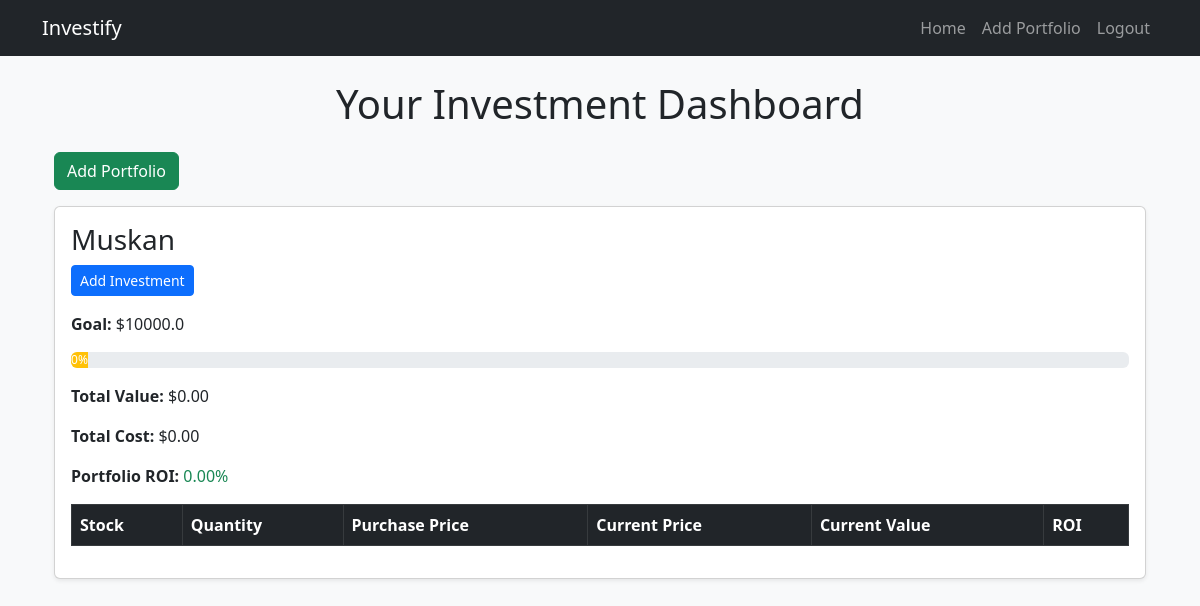
The app's page /portfolio/ (signed in), older data.
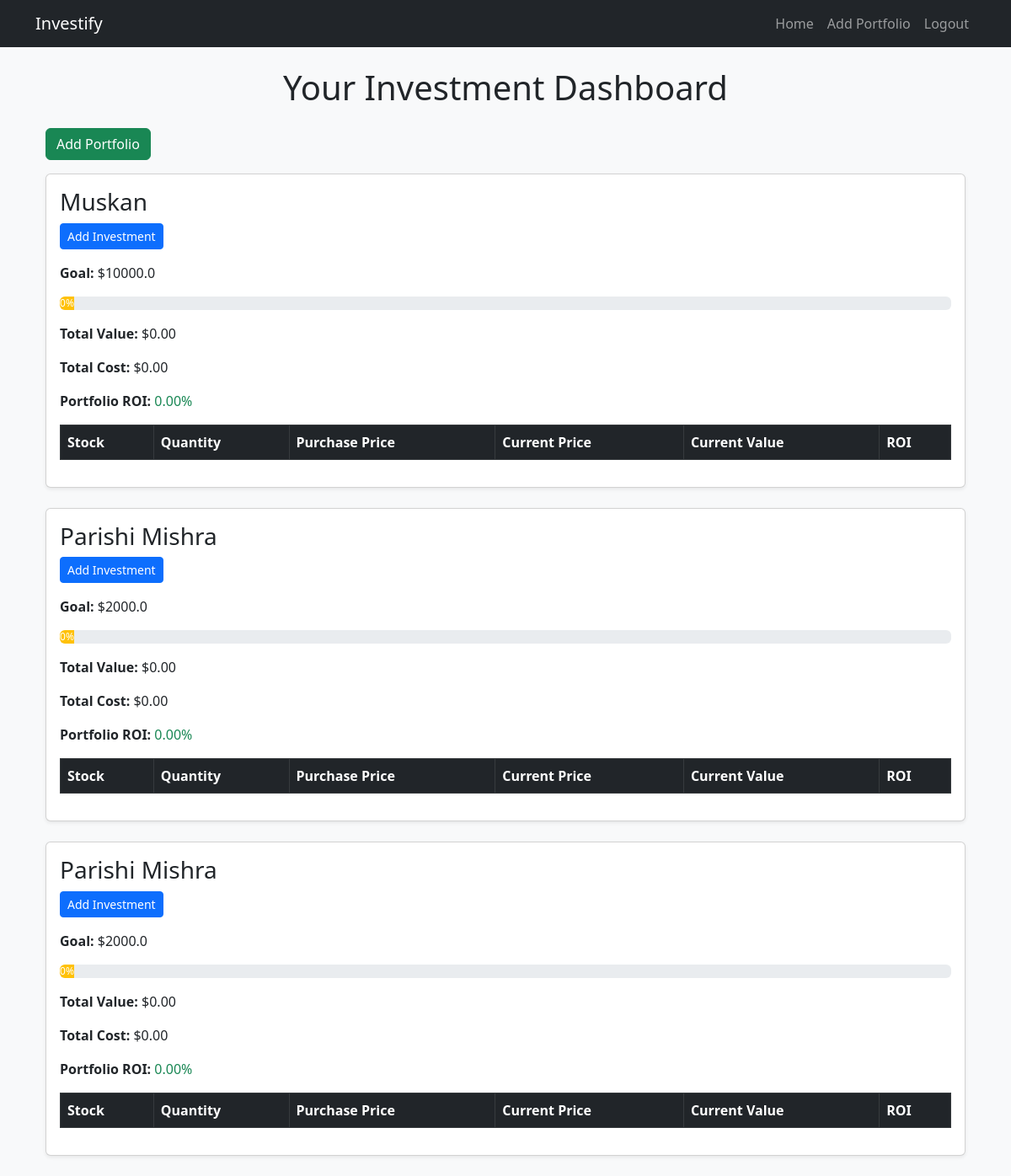
The same page, newer data.
### portfolio/models.py (models this page shows, shortened)
class Portfolio(models.Model):
    user = models.ForeignKey(User, on_delete=models.CASCADE)
    name = models.CharField(max_length=100)
    goal_amount = models.FloatField()
    risk_tolerance = models.CharField(max_length=20, choices=[('low', 'Low'), ('medium', 'Medium'), ('high', 'High')])
    created_at = models.DateTimeField(auto_now_add=True)

### portfolio/views.py (the view, shortened to what this page needs)
# urls.py: path('', RedirectView.as_view(url='/portfolio/dashboard/')),  # Correct the redirect URL
@login_required
def dashboard(request):
    portfolios = Portfolio.objects.filter(user=request.user)
    portfolio_data = []
    for portfolio in portfolios:
        investments = Investment.objects.filter(portfolio=portfolio)
        total_value = 0
        total_cost = 0
        investment_data = []
        if portfolio.goal_amount > 0:
            progress = (total_value / portfolio.goal_amount) * 100
            if progress > 100:
                progress = 100  # Ensure it doesn't exceed 100%
        else:
            progress = 0  # If goal_amount is 0, set progress to 0
        portfolio_roi = ((total_value - total_cost) / total_cost) * 100 if total_cost != 0 else 0
        portfolio_data.append({
            'portfolio': portfolio,
            'investments': investment_data,
            'total_value': total_value,
            'total_cost': total_cost,
            'portfolio_roi': portfolio_roi,
            'progress': progress,  # Add progress to the context
        })
    return render(request, 'portfolio/dashboard.html', {'portfolio_data': portfolio_data})

### portfolio/templates/portfolio/dashboard.html (shortened to what this page needs)
{% extends 'portfolio/base.html' %}
{% block content %}
<div class="container mt-4">
    <h1 class="text-center mb-4">Your Investment Dashboard</h1>
    <a href="{% url 'add_portfolio' %}" class="btn btn-success mb-3">Add Portfolio</a>
    {% for portfolio in portfolio_data %}
    <div class="card mb-4 shadow-sm">
        <div class="card-body">
            <h3 class="card-title">{{ portfolio.portfolio.name }}</h3>
            <a href="{% url 'add_investment' portfolio.portfolio.id %}" class="btn btn-primary btn-sm mb-3">Add Investment</a>
            <p><strong>Goal:</strong> ${{ portfolio.portfolio.goal_amount }}</p>
            <div class="progress mb-3">
                {% if portfolio.portfolio.goal_amount > 0 %}
                    {% with progress=portfolio.progress|default:0 %}
                        <div class="progress-bar {% if progress >= 100 %} bg-success {% else %} bg-warning {% endif %}"
                             role="progressbar"
                             aria-valuenow="{{ progress|floatformat:0 }}"
                             aria-valuemin="0"
                             aria-valuemax="100">
                            {{ progress|floatformat:0 }}%
                        </div>
                    {% endwith %}
                {% else %}
                    <div class="progress-bar bg-danger" role="progressbar" style="width: 0%;" aria-valuenow="0" aria-valuemin="0" aria-valuemax="100">
                        0%
                    </div>
                {% endif %}
            </div>
            <p><strong>Total Value:</strong> ${{ portfolio.total_value|floatformat:2 }}</p>
            <p><strong>Total Cost:</strong> ${{ portfolio.total_cost|floatformat:2 }}</p>
            <p>
                <strong>Portfolio ROI:</strong>
                <span class="{% if portfolio.portfolio_roi >= 0 %} text-success {% else %} text-danger {% endif %}">
                    {{ portfolio.portfolio_roi|floatformat:2 }}%
                </span>
            </p>
            <table class="table table-bordered mt-3">
                <thead class="table-dark">
                    <tr>
                        <th>Stock</th>
                        <th>Quantity</th>
                        <th>Purchase Price</th>
                        <th>Current Price</th>
                        <th>Current Value</th>
                        <th>ROI</th>
                    </tr>
                </thead>
            </table>
        </div>
    </div>
    {% endfor %}
</div>
{% endblock %}

### portfolio/templates/portfolio/base.html (shortened to what this page needs)
<!DOCTYPE html>
<html lang="en">
<head>
    <link rel="stylesheet" href="https://cdn.jsdelivr.net/npm/bootstrap@5.3.0/dist/css/bootstrap.min.css">
</head>
<body class="bg-light">
    <nav class="navbar navbar-expand-lg navbar-dark bg-dark">
        <div class="container">
            <a class="navbar-brand" href="{% url 'dashboard' %}">Investify</a>
            <div class="collapse navbar-collapse" id="navbarNav">
                <ul class="navbar-nav ms-auto">
                    <li class="nav-item"><a class="nav-link" href="{% url 'dashboard' %}">Home</a></li>
                    <li class="nav-item"><a class="nav-link" href="{% url 'add_portfolio' %}">Add Portfolio</a></li>
                    <li class="nav-item"><a class="nav-link" href="{% url 'logout' %}">Logout</a></li>
                </ul>
            </div>
        </div>
    </nav>
    <div class="container mt-4">
        {% block content %}{% endblock %}
    </div>
</body>
</html>

Row changes from the older to the newer data that the page shows:
added Portfolio: portfolio.name "Parishi Mishra", portfolio.goal_amount "2000.0", value "0", total_value "0.00", total_cost "0.00", portfolio_roi "0.00"
added Portfolio: portfolio.name "Parishi Mishra", portfolio.goal_amount "2000.0", value "0", total_value "0.00", total_cost "0.00", portfolio_roi "0.00"
